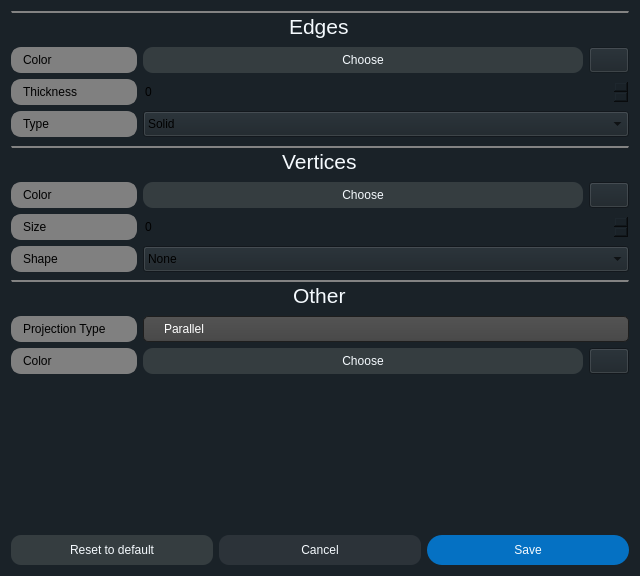
<?xml version="1.0" encoding="UTF-8"?>
<ui version="4.0">
 <class>SettingsView</class>
 <widget class="QDialog" name="SettingsView">
  <property name="geometry">
   <rect>
    <x>0</x>
    <y>0</y>
    <width>640</width>
    <height>576</height>
   </rect>
  </property>
  <property name="windowTitle">
   <string>Dialog</string>
  </property>
  <property name="styleSheet">
   <string notr="true">background-color: rgb(26, 34, 40);</string>
  </property>
  <layout class="QGridLayout" name="gridLayout">
   <item row="0" column="0">
    <layout class="QVBoxLayout" name="verticalLayout_4">
     <property name="sizeConstraint">
      <enum>QLayout::SetMaximumSize</enum>
     </property>
     <item>
      <layout class="QVBoxLayout" name="verticalLayout_3">
       <item>
        <widget class="QLineEdit" name="lineEdit">
         <property name="sizePolicy">
          <sizepolicy hsizetype="Minimum" vsizetype="Minimum">
           <horstretch>0</horstretch>
           <verstretch>0</verstretch>
          </sizepolicy>
         </property>
         <property name="maximumSize">
          <size>
           <width>16777215</width>
           <height>30</height>
          </size>
         </property>
         <property name="font">
          <font>
           <pointsize>16</pointsize>
          </font>
         </property>
         <property name="styleSheet">
          <string notr="true">color: rgb(245, 250, 254);
border-top:2px solid rgb(131, 131, 131)
</string>
         </property>
         <property name="text">
          <string>Edges</string>
         </property>
         <property name="alignment">
          <set>Qt::AlignCenter</set>
         </property>
        </widget>
       </item>
       <item>
        <layout class="QFormLayout" name="formLayout_3">
         <property name="fieldGrowthPolicy">
          <enum>QFormLayout::AllNonFixedFieldsGrow</enum>
         </property>
         <property name="rowWrapPolicy">
          <enum>QFormLayout::WrapLongRows</enum>
         </property>
         <item row="0" column="0">
          <widget class="QLineEdit" name="lineEdit_2">
           <property name="sizePolicy">
            <sizepolicy hsizetype="Fixed" vsizetype="Minimum">
             <horstretch>75</horstretch>
             <verstretch>0</verstretch>
            </sizepolicy>
           </property>
           <property name="minimumSize">
            <size>
             <width>0</width>
             <height>26</height>
            </size>
           </property>
           <property name="font">
            <font/>
           </property>
           <property name="styleSheet">
            <string notr="true">QLineEdit {
    border: 2px solid gray;
    border-radius: 10px;
    padding: 0 8px;
    background: grey;
    selection-background-color: white;
}</string>
           </property>
           <property name="text">
            <string>Color</string>
           </property>
          </widget>
         </item>
         <item row="1" column="0">
          <widget class="QLineEdit" name="lineEdit_3">
           <property name="sizePolicy">
            <sizepolicy hsizetype="Fixed" vsizetype="Minimum">
             <horstretch>75</horstretch>
             <verstretch>0</verstretch>
            </sizepolicy>
           </property>
           <property name="minimumSize">
            <size>
             <width>0</width>
             <height>26</height>
            </size>
           </property>
           <property name="font">
            <font/>
           </property>
           <property name="styleSheet">
            <string notr="true">QLineEdit {
    border: 2px solid gray;
    border-radius: 10px;
    padding: 0 8px;
    background: grey;
    selection-background-color: white;
}</string>
           </property>
           <property name="text">
            <string>Thickness</string>
           </property>
          </widget>
         </item>
         <item row="1" column="1">
          <widget class="QSpinBox" name="SettingsButtonThickness">
           <property name="sizePolicy">
            <sizepolicy hsizetype="Minimum" vsizetype="Minimum">
             <horstretch>0</horstretch>
             <verstretch>0</verstretch>
            </sizepolicy>
           </property>
           <property name="minimumSize">
            <size>
             <width>0</width>
             <height>26</height>
            </size>
           </property>
           <property name="font">
            <font/>
           </property>
           <property name="styleSheet">
            <string notr="true">border-radius: 10px;</string>
           </property>
          </widget>
         </item>
         <item row="2" column="0">
          <widget class="QLineEdit" name="lineEdit_4">
           <property name="sizePolicy">
            <sizepolicy hsizetype="Fixed" vsizetype="Minimum">
             <horstretch>75</horstretch>
             <verstretch>0</verstretch>
            </sizepolicy>
           </property>
           <property name="minimumSize">
            <size>
             <width>0</width>
             <height>26</height>
            </size>
           </property>
           <property name="font">
            <font/>
           </property>
           <property name="styleSheet">
            <string notr="true">QLineEdit {
    border: 2px solid gray;
    border-radius: 10px;
    padding: 0 8px;
    background: grey;
    selection-background-color: white;
}</string>
           </property>
           <property name="text">
            <string>Type</string>
           </property>
          </widget>
         </item>
         <item row="2" column="1">
          <widget class="QComboBox" name="SettinngsButtonType">
           <property name="sizePolicy">
            <sizepolicy hsizetype="Minimum" vsizetype="Minimum">
             <horstretch>0</horstretch>
             <verstretch>0</verstretch>
            </sizepolicy>
           </property>
           <property name="minimumSize">
            <size>
             <width>0</width>
             <height>26</height>
            </size>
           </property>
           <property name="font">
            <font/>
           </property>
           <item>
            <property name="text">
             <string>Solid</string>
            </property>
           </item>
           <item>
            <property name="text">
             <string>Shaded</string>
            </property>
           </item>
          </widget>
         </item>
         <item row="0" column="1">
          <layout class="QHBoxLayout" name="horizontalLayout_2">
           <item>
            <widget class="QPushButton" name="SettingsButtonColorEdge">
             <property name="sizePolicy">
              <sizepolicy hsizetype="Minimum" vsizetype="Minimum">
               <horstretch>0</horstretch>
               <verstretch>0</verstretch>
              </sizepolicy>
             </property>
             <property name="minimumSize">
              <size>
               <width>0</width>
               <height>26</height>
              </size>
             </property>
             <property name="font">
              <font/>
             </property>
             <property name="styleSheet">
              <string notr="true">QPushButton#SettingsButtonColorEdge {
background-color:rgb(53, 61, 64);
color: rgb(245, 250, 254);

    border-top-right-radius: 10px;
    border-bottom-right-radius: 10px;
    border-top-left-radius: 10px;
    border-bottom-left-radius: 10px;
}

QPushButton#SettingsButtonColorEdge:hover {
    background:rgb(44, 51, 53);
}

QPushButton#SettingsButtonColorEdge:checked {
    background: rgb(26, 34, 40);
}

QPushButton#SettingsButtonColorEdge:pressed {
          background: rgb(26, 34, 40);
}
</string>
             </property>
             <property name="text">
              <string>Choose</string>
             </property>
            </widget>
           </item>
           <item>
            <widget class="QPushButton" name="SettingColorEdgesCurrent">
             <property name="enabled">
              <bool>false</bool>
             </property>
             <property name="sizePolicy">
              <sizepolicy hsizetype="Maximum" vsizetype="Fixed">
               <horstretch>0</horstretch>
               <verstretch>0</verstretch>
              </sizepolicy>
             </property>
             <property name="minimumSize">
              <size>
               <width>0</width>
               <height>26</height>
              </size>
             </property>
             <property name="font">
              <font/>
             </property>
             <property name="text">
              <string/>
             </property>
            </widget>
           </item>
          </layout>
         </item>
        </layout>
       </item>
      </layout>
     </item>
     <item>
      <layout class="QVBoxLayout" name="verticalLayout_2">
       <item>
        <widget class="QLineEdit" name="lineEdit_8">
         <property name="sizePolicy">
          <sizepolicy hsizetype="Minimum" vsizetype="Minimum">
           <horstretch>0</horstretch>
           <verstretch>0</verstretch>
          </sizepolicy>
         </property>
         <property name="maximumSize">
          <size>
           <width>16777215</width>
           <height>30</height>
          </size>
         </property>
         <property name="font">
          <font>
           <pointsize>16</pointsize>
          </font>
         </property>
         <property name="styleSheet">
          <string notr="true">color: rgb(245, 250, 254);
border-top:2px solid rgb(131, 131, 131)
</string>
         </property>
         <property name="text">
          <string>Vertices</string>
         </property>
         <property name="alignment">
          <set>Qt::AlignCenter</set>
         </property>
        </widget>
       </item>
       <item>
        <layout class="QFormLayout" name="formLayout_2">
         <property name="fieldGrowthPolicy">
          <enum>QFormLayout::AllNonFixedFieldsGrow</enum>
         </property>
         <property name="rowWrapPolicy">
          <enum>QFormLayout::WrapLongRows</enum>
         </property>
         <item row="0" column="0">
          <widget class="QLineEdit" name="lineEdit_7">
           <property name="sizePolicy">
            <sizepolicy hsizetype="Fixed" vsizetype="Minimum">
             <horstretch>75</horstretch>
             <verstretch>0</verstretch>
            </sizepolicy>
           </property>
           <property name="minimumSize">
            <size>
             <width>0</width>
             <height>26</height>
            </size>
           </property>
           <property name="font">
            <font/>
           </property>
           <property name="styleSheet">
            <string notr="true">QLineEdit {
    border: 2px solid gray;
    border-radius: 10px;
    padding: 0 8px;
    background: grey;
    selection-background-color: white;
}</string>
           </property>
           <property name="text">
            <string>Color</string>
           </property>
          </widget>
         </item>
         <item row="1" column="0">
          <widget class="QLineEdit" name="lineEdit_5">
           <property name="sizePolicy">
            <sizepolicy hsizetype="Fixed" vsizetype="Minimum">
             <horstretch>75</horstretch>
             <verstretch>0</verstretch>
            </sizepolicy>
           </property>
           <property name="minimumSize">
            <size>
             <width>0</width>
             <height>26</height>
            </size>
           </property>
           <property name="font">
            <font/>
           </property>
           <property name="styleSheet">
            <string notr="true">QLineEdit {
    border: 2px solid gray;
    border-radius: 10px;
    padding: 0 8px;
    background: grey;
    selection-background-color: white;
}</string>
           </property>
           <property name="text">
            <string>Size</string>
           </property>
          </widget>
         </item>
         <item row="1" column="1">
          <widget class="QSpinBox" name="SettingsButtonSize">
           <property name="sizePolicy">
            <sizepolicy hsizetype="Minimum" vsizetype="Minimum">
             <horstretch>0</horstretch>
             <verstretch>0</verstretch>
            </sizepolicy>
           </property>
           <property name="minimumSize">
            <size>
             <width>0</width>
             <height>26</height>
            </size>
           </property>
           <property name="font">
            <font/>
           </property>
           <property name="styleSheet">
            <string notr="true">border-radius: 10px;
border-color:2px solid black;</string>
           </property>
          </widget>
         </item>
         <item row="2" column="0">
          <widget class="QLineEdit" name="lineEdit_6">
           <property name="sizePolicy">
            <sizepolicy hsizetype="Fixed" vsizetype="Minimum">
             <horstretch>75</horstretch>
             <verstretch>0</verstretch>
            </sizepolicy>
           </property>
           <property name="minimumSize">
            <size>
             <width>0</width>
             <height>26</height>
            </size>
           </property>
           <property name="font">
            <font/>
           </property>
           <property name="styleSheet">
            <string notr="true">QLineEdit {
    border: 2px solid gray;
    border-radius: 10px;
    padding: 0 8px;
    background: grey;
    selection-background-color: white;
}</string>
           </property>
           <property name="text">
            <string>Shape</string>
           </property>
          </widget>
         </item>
         <item row="2" column="1">
          <widget class="QComboBox" name="SettingsButtonShape">
           <property name="sizePolicy">
            <sizepolicy hsizetype="Minimum" vsizetype="Minimum">
             <horstretch>0</horstretch>
             <verstretch>0</verstretch>
            </sizepolicy>
           </property>
           <property name="minimumSize">
            <size>
             <width>0</width>
             <height>26</height>
            </size>
           </property>
           <property name="font">
            <font/>
           </property>
           <item>
            <property name="text">
             <string>None</string>
            </property>
           </item>
           <item>
            <property name="text">
             <string>Circle</string>
            </property>
           </item>
           <item>
            <property name="text">
             <string>Square</string>
            </property>
           </item>
          </widget>
         </item>
         <item row="0" column="1">
          <layout class="QHBoxLayout" name="horizontalLayout_3">
           <item>
            <widget class="QPushButton" name="SettingButtonColorVer">
             <property name="sizePolicy">
              <sizepolicy hsizetype="Minimum" vsizetype="Minimum">
               <horstretch>0</horstretch>
               <verstretch>0</verstretch>
              </sizepolicy>
             </property>
             <property name="minimumSize">
              <size>
               <width>0</width>
               <height>26</height>
              </size>
             </property>
             <property name="font">
              <font/>
             </property>
             <property name="styleSheet">
              <string notr="true">QPushButton#SettingButtonColorVer {
background-color:rgb(53, 61, 64);
color: rgb(245, 250, 254);

    border-top-right-radius: 10px;
    border-bottom-right-radius: 10px;
    border-top-left-radius: 10px;
    border-bottom-left-radius: 10px;
}

QPushButton#SettingButtonColorVer:hover {
    background:rgb(44, 51, 53);
}

QPushButton#SettingButtonColorVer:checked {
    background: rgb(26, 34, 40);
}

QPushButton#SettingButtonColorVer:pressed {
          background: rgb(26, 34, 40);
}
</string>
             </property>
             <property name="text">
              <string>Choose</string>
             </property>
            </widget>
           </item>
           <item>
            <widget class="QPushButton" name="SettingColorVerticesCurrent">
             <property name="sizePolicy">
              <sizepolicy hsizetype="Maximum" vsizetype="Maximum">
               <horstretch>0</horstretch>
               <verstretch>0</verstretch>
              </sizepolicy>
             </property>
             <property name="minimumSize">
              <size>
               <width>0</width>
               <height>26</height>
              </size>
             </property>
             <property name="font">
              <font/>
             </property>
             <property name="text">
              <string/>
             </property>
            </widget>
           </item>
          </layout>
         </item>
        </layout>
       </item>
      </layout>
     </item>
     <item>
      <layout class="QVBoxLayout" name="verticalLayout">
       <item>
        <widget class="QLineEdit" name="lineEdit_9">
         <property name="sizePolicy">
          <sizepolicy hsizetype="Minimum" vsizetype="Minimum">
           <horstretch>0</horstretch>
           <verstretch>0</verstretch>
          </sizepolicy>
         </property>
         <property name="maximumSize">
          <size>
           <width>16777215</width>
           <height>30</height>
          </size>
         </property>
         <property name="font">
          <font>
           <pointsize>16</pointsize>
          </font>
         </property>
         <property name="styleSheet">
          <string notr="true">color: rgb(245, 250, 254);
border-top:2px solid rgb(131, 131, 131)
</string>
         </property>
         <property name="text">
          <string>Other</string>
         </property>
         <property name="alignment">
          <set>Qt::AlignCenter</set>
         </property>
        </widget>
       </item>
       <item>
        <layout class="QFormLayout" name="formLayout">
         <property name="fieldGrowthPolicy">
          <enum>QFormLayout::AllNonFixedFieldsGrow</enum>
         </property>
         <property name="rowWrapPolicy">
          <enum>QFormLayout::WrapLongRows</enum>
         </property>
         <item row="0" column="0">
          <widget class="QLineEdit" name="lineEdit_10">
           <property name="sizePolicy">
            <sizepolicy hsizetype="Fixed" vsizetype="Minimum">
             <horstretch>75</horstretch>
             <verstretch>0</verstretch>
            </sizepolicy>
           </property>
           <property name="minimumSize">
            <size>
             <width>0</width>
             <height>26</height>
            </size>
           </property>
           <property name="font">
            <font/>
           </property>
           <property name="styleSheet">
            <string notr="true">QLineEdit {
    border: 2px solid gray;
    border-radius: 10px;
    padding: 0 8px;
    background: grey;
    selection-background-color: white;
}</string>
           </property>
           <property name="text">
            <string>Projection Type</string>
           </property>
          </widget>
         </item>
         <item row="0" column="1">
          <widget class="QComboBox" name="SettingsButtonProjectionType">
           <property name="sizePolicy">
            <sizepolicy hsizetype="Minimum" vsizetype="Minimum">
             <horstretch>0</horstretch>
             <verstretch>0</verstretch>
            </sizepolicy>
           </property>
           <property name="minimumSize">
            <size>
             <width>0</width>
             <height>26</height>
            </size>
           </property>
           <property name="font">
            <font/>
           </property>
           <property name="styleSheet">
            <string notr="true">QComboBox
{
    subcontrol-origin: padding;
    subcontrol-position: top right;
    selection-background-color: #111;
    selection-color: yellow;
    color: white;
    background-color: QLinearGradient( x1: 0, y1: 0, x2: 0, y2: 1, stop: 0 #565656, stop: 0.1 #525252, stop: 0.5 #4e4e4e, stop: 0.9 #4a4a4a, stop: 1 #464646);
    border-style: solid;
    border: 1px solid #1e1e1e;
    border-radius: 5;
    padding: 1px 0px 1px 20px;
}
QComboBox::drop-down
{
     subcontrol-origin: padding;
     subcontrol-position: top right;
     width: 15px;
     color: white;
     border-left-width: 0px;
     border-left-color: darkgray;
     border-left-style: solid; /* just a single line */
     border-top-right-radius: 3px; /* same radius as the QComboBox */
     border-bottom-right-radius: 3px;
     padding-left: 10px;
 }

QComboBox QAbstractItemView
{
    border: 2px solid darkgray;
    color: black;
    selection-background-color: QLinearGradient( x1: 0, y1: 0, x2: 0, y2: 1, stop: 0 #111, stop: 1 #333);
}</string>
           </property>
           <item>
            <property name="text">
             <string>Parallel</string>
            </property>
           </item>
           <item>
            <property name="text">
             <string>Central</string>
            </property>
           </item>
          </widget>
         </item>
         <item row="1" column="0">
          <widget class="QLineEdit" name="lineEdit_11">
           <property name="sizePolicy">
            <sizepolicy hsizetype="Fixed" vsizetype="Minimum">
             <horstretch>75</horstretch>
             <verstretch>0</verstretch>
            </sizepolicy>
           </property>
           <property name="minimumSize">
            <size>
             <width>0</width>
             <height>26</height>
            </size>
           </property>
           <property name="font">
            <font/>
           </property>
           <property name="styleSheet">
            <string notr="true">QLineEdit {
    border: 2px solid gray;
    border-radius: 10px;
    padding: 0 8px;
    background: grey;
    selection-background-color: white;
}</string>
           </property>
           <property name="text">
            <string>Color</string>
           </property>
          </widget>
         </item>
         <item row="1" column="1">
          <layout class="QHBoxLayout" name="horizontalLayout_4">
           <item>
            <widget class="QPushButton" name="SettingsButtonColorBack">
             <property name="sizePolicy">
              <sizepolicy hsizetype="Minimum" vsizetype="Minimum">
               <horstretch>0</horstretch>
               <verstretch>0</verstretch>
              </sizepolicy>
             </property>
             <property name="minimumSize">
              <size>
               <width>0</width>
               <height>26</height>
              </size>
             </property>
             <property name="font">
              <font/>
             </property>
             <property name="styleSheet">
              <string notr="true">QPushButton#SettingsButtonColorBack {
background-color:rgb(53, 61, 64);
color: rgb(245, 250, 254);

    border-top-right-radius: 10px;
    border-bottom-right-radius: 10px;
    border-top-left-radius: 10px;
    border-bottom-left-radius: 10px;
}

QPushButton#SettingsButtonColorBack:hover {
    background:rgb(44, 51, 53);
}

QPushButton#SettingsButtonColorBack:checked {
    background: rgb(26, 34, 40);
}

QPushButton#SettingsButtonColorBack:pressed {
          background: rgb(26, 34, 40);
}
</string>
             </property>
             <property name="text">
              <string>Choose</string>
             </property>
            </widget>
           </item>
           <item>
            <widget class="QPushButton" name="SettingColorBackCurrent">
             <property name="sizePolicy">
              <sizepolicy hsizetype="Maximum" vsizetype="Maximum">
               <horstretch>0</horstretch>
               <verstretch>0</verstretch>
              </sizepolicy>
             </property>
             <property name="minimumSize">
              <size>
               <width>0</width>
               <height>26</height>
              </size>
             </property>
             <property name="font">
              <font/>
             </property>
             <property name="text">
              <string/>
             </property>
            </widget>
           </item>
          </layout>
         </item>
        </layout>
       </item>
      </layout>
     </item>
     <item>
      <spacer name="verticalSpacer">
       <property name="font">
        <font/>
       </property>
       <property name="orientation">
        <enum>Qt::Vertical</enum>
       </property>
       <property name="sizeType">
        <enum>QSizePolicy::Minimum</enum>
       </property>
       <property name="sizeHint" stdset="0">
        <size>
         <width>20</width>
         <height>120</height>
        </size>
       </property>
      </spacer>
     </item>
     <item>
      <layout class="QHBoxLayout" name="horizontalLayout">
       <item>
        <widget class="QPushButton" name="SettingsButtonReset">
         <property name="sizePolicy">
          <sizepolicy hsizetype="Minimum" vsizetype="Maximum">
           <horstretch>0</horstretch>
           <verstretch>0</verstretch>
          </sizepolicy>
         </property>
         <property name="minimumSize">
          <size>
           <width>0</width>
           <height>30</height>
          </size>
         </property>
         <property name="maximumSize">
          <size>
           <width>16777215</width>
           <height>16777215</height>
          </size>
         </property>
         <property name="font">
          <font/>
         </property>
         <property name="styleSheet">
          <string notr="true">QPushButton#SettingsButtonReset {
background-color:rgb(53, 61, 64);
color: rgb(245, 250, 254);

    border-top-right-radius: 10px;
    border-bottom-right-radius: 10px;
    border-top-left-radius: 10px;
    border-bottom-left-radius: 10px;
}

QPushButton#SettingsButtonReset:hover {
    background:rgb(44, 51, 53);
}

QPushButton#SettingsButtonReset:checked {
    background: rgb(26, 34, 40);
}

QPushButton#SettingsButtonReset:pressed {
          background: rgb(26, 34, 40);
}

</string>
         </property>
         <property name="text">
          <string>Reset to default</string>
         </property>
        </widget>
       </item>
       <item>
        <widget class="QPushButton" name="SettingsButtonCancel">
         <property name="sizePolicy">
          <sizepolicy hsizetype="Minimum" vsizetype="Maximum">
           <horstretch>0</horstretch>
           <verstretch>0</verstretch>
          </sizepolicy>
         </property>
         <property name="minimumSize">
          <size>
           <width>0</width>
           <height>30</height>
          </size>
         </property>
         <property name="maximumSize">
          <size>
           <width>16777215</width>
           <height>16777215</height>
          </size>
         </property>
         <property name="font">
          <font/>
         </property>
         <property name="styleSheet">
          <string notr="true">QPushButton#SettingsButtonCancel {
background-color:rgb(44, 51, 57);
color: rgb(245, 250, 254);
    border-top-right-radius: 10px;
    border-bottom-right-radius: 10px;
    border-top-left-radius: 10px;
    border-bottom-left-radius: 10px;
}

QPushButton#SettingsButtonCancel:hover {
background-color:rgb(53, 61, 64);
}

QPushButton#SettingsButtonCancel:checked {
    background-color:rgb(44, 51, 57);
}

QPushButton#SettingsButtonCancel:pressed {
	background-color:rgb(44, 51, 57);
}</string>
         </property>
         <property name="text">
          <string>Cancel</string>
         </property>
        </widget>
       </item>
       <item>
        <widget class="QPushButton" name="SettingsButtonOK">
         <property name="sizePolicy">
          <sizepolicy hsizetype="Minimum" vsizetype="Maximum">
           <horstretch>0</horstretch>
           <verstretch>0</verstretch>
          </sizepolicy>
         </property>
         <property name="minimumSize">
          <size>
           <width>0</width>
           <height>30</height>
          </size>
         </property>
         <property name="maximumSize">
          <size>
           <width>16777215</width>
           <height>16777215</height>
          </size>
         </property>
         <property name="font">
          <font/>
         </property>
         <property name="styleSheet">
          <string notr="true">QPushButton#SettingsButtonOK {
	background-color: rgb(5, 113, 195);
	color: rgb(245, 250, 254);
    border-top-right-radius: 15px;
    border-bottom-right-radius: 15px;
    border-top-left-radius: 15px;
    border-bottom-left-radius: 15px;
}
QPushButton#SettingsButtonOK:checked {
    background: rgb(4, 83, 143);
}

QPushButton#SettingsButtonOK:pressed {
   background: rgb(4, 83, 143);
}</string>
         </property>
         <property name="text">
          <string>Save</string>
         </property>
        </widget>
       </item>
      </layout>
     </item>
    </layout>
   </item>
  </layout>
 </widget>
 <resources/>
 <connections/>
</ui>
